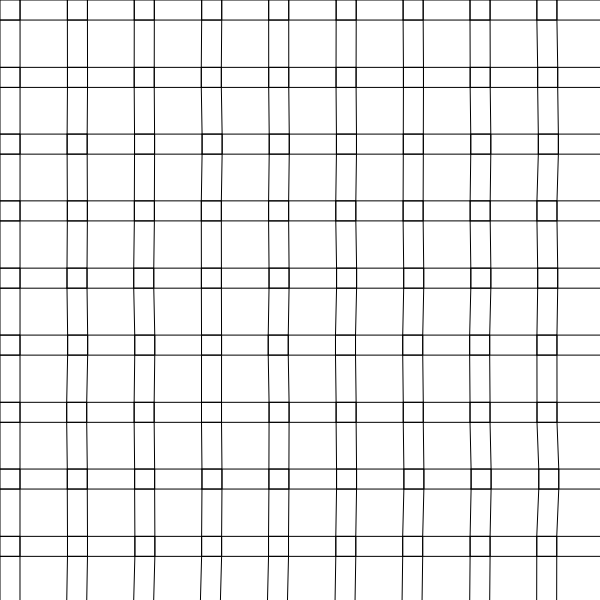
Frame 1 (no input)
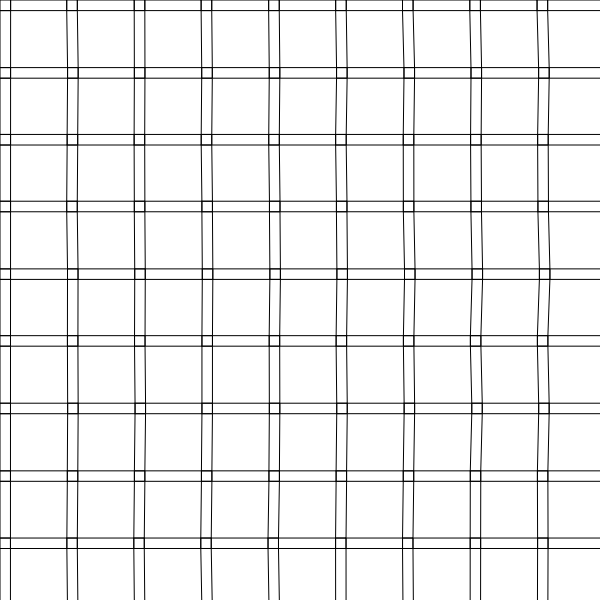
Frame 60 (no input)
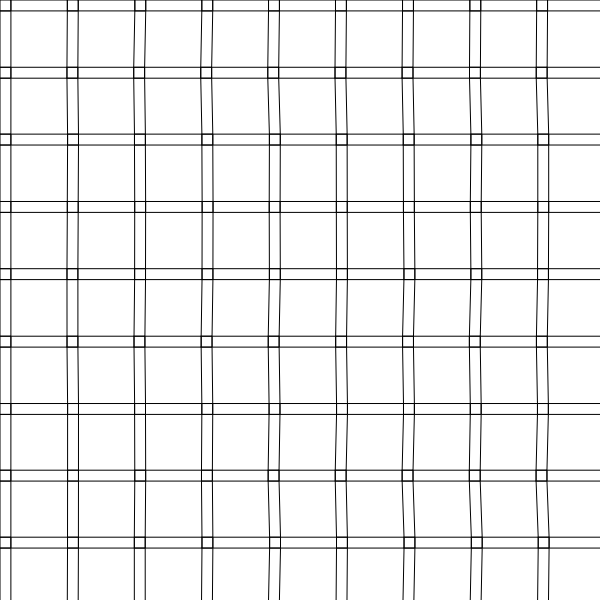
Frame 120 (the mouse pressed at the canvas centre since frame 60)

The p5.js sketch that drew these frames (run headless with seeded random() and noise() and a simulated clock; from frame 60 on, the mouse is pressed at the canvas centre):

// p5.js sketch
// ── sketch.js
// 10×10 grid of noise-sized cubes with jittered spacing

const noc_x = 10;
let step;
let offset = 0.01;

function setup() {
  createCanvas(600, 600);
  noStroke();
  step = width / (noc_x - 1);
}

function draw() {
  background(255);
  const cubes = [];
  let posX = 0;
  let posY = 0;
  for (let i = 0; i < noc_x * noc_x; i++) {
    const s = 30 * noise(offset);
    cubes.push([
      { x: posX, y: posY },
      { x: s + posX, y: posY },
      { x: s + posX, y: s + posY },
      { x: posX, y: s + posY },
    ]);
    offset += 0.0001;
    posX += step + random(1);
    if (i % noc_x === noc_x - 1) {
      posY += step + random(1);
      posX = 0;
    }
  }

  noFill();
  stroke(0);
  strokeWeight(1);
  for (const c of cubes) {
    beginShape();
    vertex(c[0].x, c[0].y);
    vertex(c[1].x, c[1].y);
    vertex(c[2].x, c[2].y);
    vertex(c[3].x, c[3].y);
    endShape(CLOSE);
  }
  for (let i = 1; i < cubes.length; i++) {
    const ca = cubes[i - 1];
    const cb = cubes[i];
    if (ca[0].y === cb[0].y) {
      beginShape();
      vertex(ca[1].x, ca[1].y);
      vertex(cb[0].x, cb[0].y);
      vertex(cb[3].x, cb[3].y);
      vertex(ca[2].x, ca[2].y);
      endShape(CLOSE);
    }
  }
  for (let i = noc_x; i < cubes.length; i++) {
    const ca = cubes[i - noc_x];
    const cb = cubes[i];
    beginShape();
    vertex(ca[3].x, ca[3].y);
    vertex(ca[2].x, ca[2].y);
    vertex(cb[1].x, cb[1].y);
    vertex(cb[0].x, cb[0].y);
    endShape(CLOSE);
  }
}
